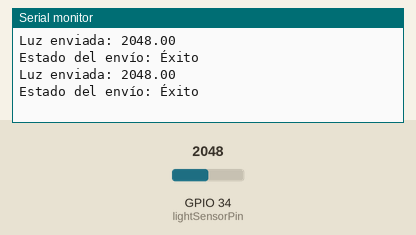
The sketch below on a simulated ESP32. Parts: the last lines printed to the serial monitor. The test bench sets the inputs (shaded band); at power-on: GPIO 34 (lightSensorPin) = 2048.

Above: at 2.8 s.
2.9 s: GPIO 34 (lightSensorPin) set to 2866
At 5.0 s:
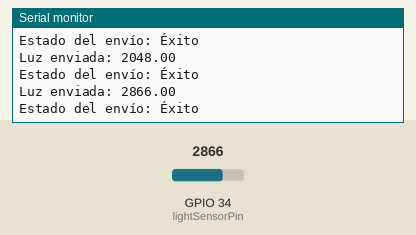
5.6 s: GPIO 34 (lightSensorPin) set to 3603
At 6.6 s:
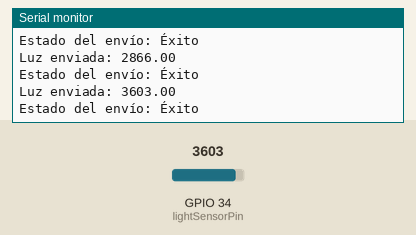
Timing chart, 0 to 8.6 s (numbered marks = the images above; inputs shaded):
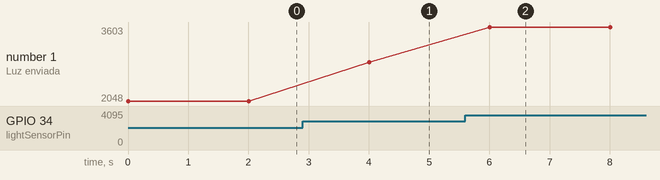

The sketch:

luz.ino
```cpp
#include <esp_now.h>
#include <WiFi.h>

// MAC del receptor (ESP32 que recibe datos de luz)
uint8_t receiverMAC[] = {0x3C, 0x8A, 0x1F, 0x08, 0x5E, 0x64};

// Pin del sensor de luz (LDR)
const int lightSensorPin = 34;

// Identificadores para tipos de sensor
typedef enum {
  TIPO_DHT11,
  TIPO_LUZ,
  TIPO_DS18B20
} tipo_sensor_t;

// Estructura de datos para enviar (incluye el tipo de sensor)
typedef struct {
  tipo_sensor_t tipo;
  float luz;
} luz_data_t;

luz_data_t luzData;

// Callback para saber si se envió correctamente
void OnDataSent(const uint8_t *mac_addr, esp_now_send_status_t status) {
  Serial.print("Estado del envío: ");
  Serial.println(status == ESP_NOW_SEND_SUCCESS ? "Éxito" : "Fallo");
}

void setup() {
  Serial.begin(115200);
  WiFi.mode(WIFI_STA);  // Modo estación (no crea red)

  // Iniciar ESP-NOW
  if (esp_now_init() != ESP_OK) {
    Serial.println("Error al iniciar ESP-NOW");
    return;
  }

  // Registrar callback de envío
  esp_now_register_send_cb(OnDataSent);

  // Configurar el receptor como peer
  esp_now_peer_info_t peerInfo = {};
  memcpy(peerInfo.peer_addr, receiverMAC, 6);
  peerInfo.channel = 0;  // Mismo canal que WiFi
  peerInfo.encrypt = false;

  if (!esp_now_is_peer_exist(receiverMAC)) {
    if (esp_now_add_peer(&peerInfo) != ESP_OK) {
      Serial.println("Error al agregar peer");
      return;
    }
  }
}

void loop() {
  // Leer valor del sensor de luz
  int raw = analogRead(lightSensorPin);
  luzData.luz = (float)raw;

  // Asignar el tipo de sensor (TIPO_LUZ)
  luzData.tipo = TIPO_LUZ;

  // Enviar datos
  esp_err_t result = esp_now_send(receiverMAC, (uint8_t *)&luzData, sizeof(luzData));

  if (result == ESP_OK) {
    Serial.print("Luz enviada: ");
    Serial.println(luzData.luz);
  } else {
    Serial.println("Fallo en el envío");
  }

  delay(2000);  // Esperar 2 segundos antes de enviar de nuevo
}
```

Measured:
- after the input at 2.9 s, the serial monitor: prints a new line after 1.1 s (image 1)
- after the input at 5.6 s, the serial monitor: prints a new line after 0.40 s (image 2)
- plotted number 1: 2048 → 2866 after the input at 2.9 s, 2866 → 3603 after the input at 5.6 s
